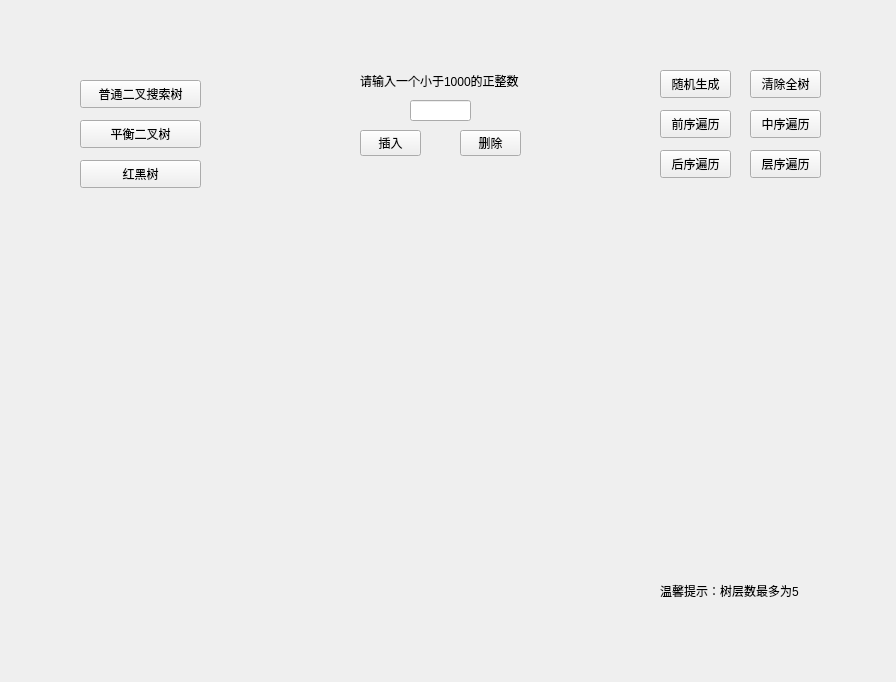
<?xml version="1.0" encoding="UTF-8"?>
<ui version="4.0">
 <class>Widget</class>
 <widget class="QWidget" name="Widget">
  <property name="geometry">
   <rect>
    <x>0</x>
    <y>0</y>
    <width>896</width>
    <height>682</height>
   </rect>
  </property>
  <property name="windowTitle">
   <string/>
  </property>
  <property name="autoFillBackground">
   <bool>false</bool>
  </property>
  <widget class="QLabel" name="mentionLabel">
   <property name="geometry">
    <rect>
     <x>360</x>
     <y>70</y>
     <width>211</width>
     <height>21</height>
    </rect>
   </property>
   <property name="lineWidth">
    <number>1</number>
   </property>
   <property name="text">
    <string>请输入一个小于1000的正整数</string>
   </property>
   <property name="scaledContents">
    <bool>false</bool>
   </property>
   <property name="wordWrap">
    <bool>false</bool>
   </property>
   <property name="textInteractionFlags">
    <set>Qt::LinksAccessibleByMouse</set>
   </property>
  </widget>
  <widget class="QPushButton" name="insertButton">
   <property name="geometry">
    <rect>
     <x>360</x>
     <y>130</y>
     <width>61</width>
     <height>26</height>
    </rect>
   </property>
   <property name="text">
    <string>插入</string>
   </property>
  </widget>
  <widget class="QPushButton" name="deleteButton">
   <property name="geometry">
    <rect>
     <x>460</x>
     <y>130</y>
     <width>61</width>
     <height>26</height>
    </rect>
   </property>
   <property name="text">
    <string>删除</string>
   </property>
  </widget>
  <widget class="QLineEdit" name="inputLineEdit">
   <property name="geometry">
    <rect>
     <x>410</x>
     <y>100</y>
     <width>61</width>
     <height>21</height>
    </rect>
   </property>
   <property name="acceptDrops">
    <bool>true</bool>
   </property>
   <property name="text">
    <string/>
   </property>
   <property name="frame">
    <bool>true</bool>
   </property>
   <property name="cursorMoveStyle">
    <enum>Qt::LogicalMoveStyle</enum>
   </property>
   <property name="clearButtonEnabled">
    <bool>false</bool>
   </property>
  </widget>
  <widget class="QLabel" name="mentionLabel_2">
   <property name="geometry">
    <rect>
     <x>660</x>
     <y>580</y>
     <width>181</width>
     <height>21</height>
    </rect>
   </property>
   <property name="lineWidth">
    <number>1</number>
   </property>
   <property name="text">
    <string>温馨提示：树层数最多为5</string>
   </property>
   <property name="scaledContents">
    <bool>false</bool>
   </property>
   <property name="wordWrap">
    <bool>false</bool>
   </property>
   <property name="textInteractionFlags">
    <set>Qt::NoTextInteraction</set>
   </property>
  </widget>
  <widget class="QPushButton" name="clearButton">
   <property name="geometry">
    <rect>
     <x>750</x>
     <y>70</y>
     <width>71</width>
     <height>28</height>
    </rect>
   </property>
   <property name="text">
    <string>清除全树</string>
   </property>
  </widget>
  <widget class="QPushButton" name="BSTButton">
   <property name="geometry">
    <rect>
     <x>80</x>
     <y>80</y>
     <width>121</width>
     <height>28</height>
    </rect>
   </property>
   <property name="text">
    <string>普通二叉搜索树</string>
   </property>
  </widget>
  <widget class="QPushButton" name="AVLButton">
   <property name="geometry">
    <rect>
     <x>80</x>
     <y>120</y>
     <width>121</width>
     <height>28</height>
    </rect>
   </property>
   <property name="text">
    <string>平衡二叉树</string>
   </property>
  </widget>
  <widget class="QPushButton" name="NLRButton">
   <property name="geometry">
    <rect>
     <x>660</x>
     <y>110</y>
     <width>71</width>
     <height>28</height>
    </rect>
   </property>
   <property name="text">
    <string>前序遍历</string>
   </property>
  </widget>
  <widget class="QPushButton" name="LNRButton">
   <property name="geometry">
    <rect>
     <x>750</x>
     <y>110</y>
     <width>71</width>
     <height>28</height>
    </rect>
   </property>
   <property name="text">
    <string>中序遍历</string>
   </property>
  </widget>
  <widget class="QPushButton" name="LRNButton">
   <property name="geometry">
    <rect>
     <x>660</x>
     <y>150</y>
     <width>71</width>
     <height>28</height>
    </rect>
   </property>
   <property name="text">
    <string>后序遍历</string>
   </property>
  </widget>
  <widget class="QPushButton" name="LevelButton">
   <property name="geometry">
    <rect>
     <x>750</x>
     <y>150</y>
     <width>71</width>
     <height>28</height>
    </rect>
   </property>
   <property name="text">
    <string>层序遍历</string>
   </property>
  </widget>
  <widget class="QPushButton" name="RBTButton">
   <property name="geometry">
    <rect>
     <x>80</x>
     <y>160</y>
     <width>121</width>
     <height>28</height>
    </rect>
   </property>
   <property name="text">
    <string>红黑树</string>
   </property>
  </widget>
  <widget class="QPushButton" name="randButton">
   <property name="geometry">
    <rect>
     <x>660</x>
     <y>70</y>
     <width>71</width>
     <height>28</height>
    </rect>
   </property>
   <property name="text">
    <string>随机生成</string>
   </property>
  </widget>
 </widget>
 <resources/>
 <connections/>
</ui>
